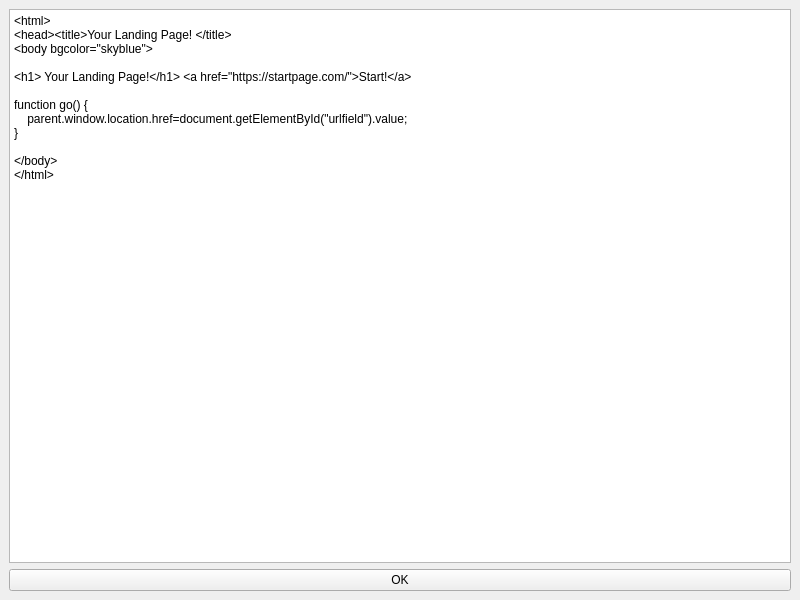
<?xml version="1.0" encoding="UTF-8"?>
<ui version="4.0">
 <class>IndexHTML</class>
 <widget class="QMainWindow" name="IndexHTML">
  <property name="geometry">
   <rect>
    <x>0</x>
    <y>0</y>
    <width>800</width>
    <height>600</height>
   </rect>
  </property>
  <property name="windowTitle">
   <string>index.html</string>
  </property>
  <widget class="QWidget" name="centralwidget">
   <layout class="QGridLayout" name="gridLayout">
    <item row="0" column="0">
     <layout class="QVBoxLayout" name="verticalLayout">
      <item>
       <widget class="QPlainTextEdit" name="html">
        <property name="plainText">
         <string>&lt;html&gt;
&lt;head&gt;&lt;title&gt;Your Landing Page! &lt;/title&gt;
&lt;body bgcolor=&quot;skyblue&quot;&gt;
&lt;input type=&quot;text&quot; name=&quot;urlfield&quot; id=&quot;urlfield&quot; maxlength=&quot;200&quot; size=&quot;75&quot;&gt;&lt;/input&gt;&lt;input type=&quot;button&quot; name=&quot;send&quot; id=&quot;send&quot; value=&quot;Go&quot; onclick=&quot;go()&quot;&gt;&lt;/input&gt;
&lt;h1&gt; Your Landing Page!&lt;/h1&gt; &lt;a href=&quot;https://startpage.com/&quot;&gt;Start!&lt;/a&gt;
&lt;script&gt;
function go() {
    parent.window.location.href=document.getElementById(&quot;urlfield&quot;).value;
}
&lt;/script&gt;
&lt;/body&gt;
&lt;/html&gt;</string>
        </property>
       </widget>
      </item>
      <item>
       <widget class="QPushButton" name="okButton">
        <property name="text">
         <string>OK</string>
        </property>
       </widget>
      </item>
     </layout>
    </item>
   </layout>
  </widget>
 </widget>
 <resources/>
 <connections/>
</ui>
